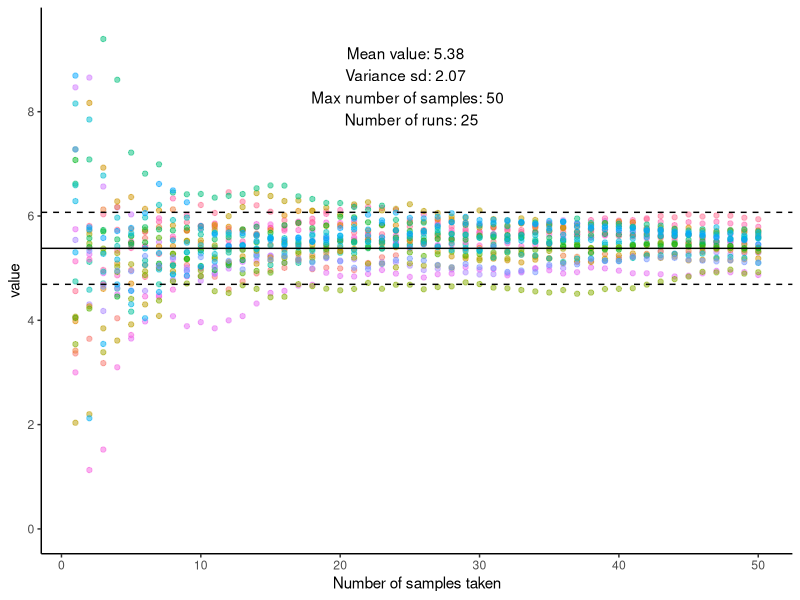

R code for this plot:
library(tidyverse)
library(TTR)


#Lugol_stats <- data.frame("Experiment"= c("EXP","STAT","LSTAT_NH4", "LSTAT_NO3"), "Mean_c_length" = c(5.3807, 3.8943, NaN, NaN), "Variance_c_length" = c(2.0677, 1.6253,NaN,NaN))

Mean_average  <-5.38     #The average used in the model
Variance_sd <-2.07       #The sd used in the model
Number_of_samples <- 50  #The maximum number of samples
Number_of_runs <- 25    #Number of times to run the model
Number_of_samples_acctually_taken  <- NaN #The number of samples actually taken, adds a vertical line for them in the graph, remove it by setting it to NaN

Raw_dataframe <- data.frame(matrix(0, ncol = Number_of_runs, nrow = Number_of_samples))  #Create a dataframe for the simulated data



for (i in 1:Number_of_samples) {
  
  
  Raw_dataframe[i,]<- rnorm(Number_of_runs, mean=Mean_average, sd=Variance_sd)  #Create the simulated data 100 tines for the length of the empty dataframe
  
  }



Sliding_mean <-data.frame(matrix(0, ncol = Number_of_runs, nrow = Number_of_samples)) #Create a dataframe for the sliding average
Sliding_sd <-data.frame(matrix(0, ncol = Number_of_runs, nrow = Number_of_samples)) #Creating a dataframe for the slding sd, right now im not using the sd 



for (i in 1:Number_of_runs) { 
  
  Sliding_mean[,i]  <- runMean(Raw_dataframe[,i], n=1, cumulative = TRUE) #Create the sliding mean, cumulative adds the new number each time, n determines when the firs value should be 
  Sliding_sd[,i] <- runSD(Raw_dataframe[,i], n=1, cumulative = TRUE) #same but for sd
  
}

data_long <- gather(Sliding_mean)  #this rearange the data to a format that can acctually be plotted
data_long$n_sample <- rep(1:Number_of_samples, times=Number_of_runs) # This adds the number of samples that is used for the average


ggplot(data_long, aes(x=n_sample, y=value, color=key))+  #it is okay to get a error message that they removed rows equl to the number of runs (its becouse the first average is blank)
  geom_point(show.legend = FALSE, alpha=0.5)+
  geom_vline(aes(xintercept=Number_of_samples_acctually_taken), color="blue")+ #Enable this line and set the value of samples used to show that on the graph 
  geom_hline(aes(yintercept=Mean_average))+
  geom_hline(aes(yintercept=Mean_average-(Variance_sd/3)), linetype="dashed")+  ##The errorbars are 1/3 of sd, to line up with the final derivation, might want to change that
  geom_hline(aes(yintercept=Mean_average+(Variance_sd/3)),linetype="dashed")+
  scale_y_continuous(limits = c(0,Mean_average+Variance_sd*2), n.breaks = 7)+
  xlab("Number of samples taken")+
  theme_classic()+
  annotate("text", x = Number_of_samples/2, y = Mean_average+Variance_sd*1.5, label = paste("Mean value:",Mean_average,  #This adds the values assigned as the settings for the model, the pase comand ties it together
                                                                                         "\ \nVariance sd:", Variance_sd, #\ \n in a string makes a new row, note the spaces between \ \!
                                                                                         "\ \n Max number of samples:", Number_of_samples,
                                                                                         "\ \n Number of runs:", Number_of_runs))
  
